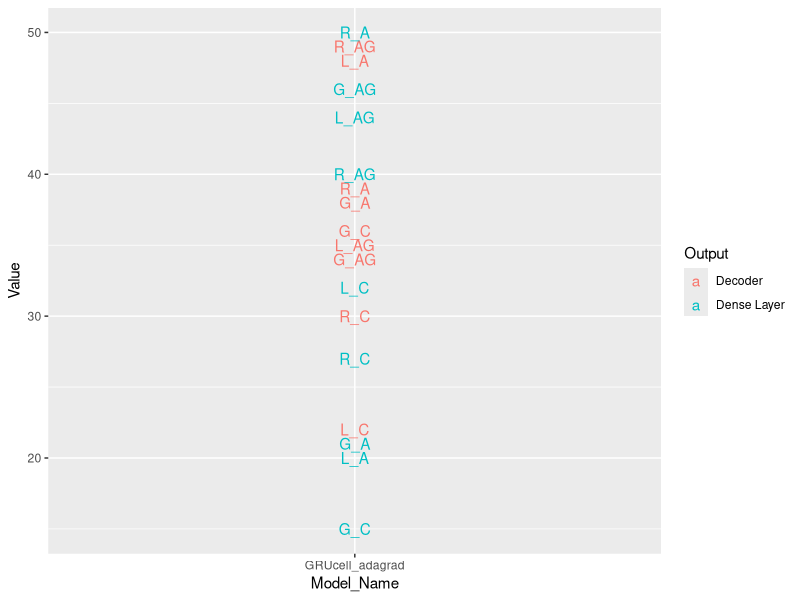

This figure's R source:
library(ggplot2)
library(reshape2)

cif <- read.csv(file="graph_plotter/data/CIF_Mean_SMAPE_Ranks_Output.csv", header=TRUE, sep=",")
kaggle <- read.csv(file="graph_plotter/data/Kaggle_Mean_SMAPE_Ranks_Output.csv", header=TRUE, sep=",")
m3 <- read.csv(file="graph_plotter/data/M3_Mean_SMAPE_Ranks_Output.csv", header=TRUE, sep=",")
nn5 <- read.csv(file="graph_plotter/data/NN5_Mean_SMAPE_Ranks_Output.csv", header=TRUE, sep=",")

melted_cif_data <- melt(cif, id.var='Model_Name')
melted_kaggle_data <- melt(kaggle, id.var='Model_Name')
melted_m3_data <- melt(m3, id.var='Model_Name')
melted_nn5_data <- melt(nn5, id.var='Model_Name')

# ggplot() +
#   geom_text(data=melted_cif_data, aes(x=Model_Name, y=value, col=variable, label=substring(variable, 1, 1)), color='springgreen4') +
#   geom_text(data=melted_kaggle_data, aes(x=Model_Name, y=value, col=variable, label=substring(variable, 1, 1)), color='blue') +
#   geom_text(data=melted_m3_data, aes(x=Model_Name, y=value, col=variable, label=substring(variable, 1, 1)), color="red") +
#   geom_text(data=melted_nn5_data, aes(x=Model_Name, y=value, col=variable, label=substring(variable, 1, 1)), color="orange1") +
#   theme(axis.text.x = element_text(angle = 90, hjust = 1)) + ggtitle("Mean SMAPE Ranks") +
#    xlab("Model") + ylab("Rank")
#
# ggplot() +
#   geom_text(data=melted_cif_data, aes(x=Model_Name, y=value, col=variable, label=variable), color='springgreen4') +
#   geom_text(data=melted_kaggle_data, aes(x=Model_Name, y=value, col=variable, label=variable), color='blue') +
#   geom_text(data=melted_m3_data, aes(x=Model_Name, y=value, col=variable, label=variable), color="red") +
#   geom_text(data=melted_nn5_data, aes(x=Model_Name, y=value, col=variable, label=variable), color="orange1") +
#   theme(axis.text.x = element_text(angle = 90, hjust = 1)) + ggtitle("Mean SMAPE Ranks") +
#    xlab("Model") + ylab("Rank")

# ggplot(data=melted_kaggle_data, aes(x=Model_Name, y=value, color=variable)) + geom_jitter(position=position_jitter(0)) + xlab("Wikipedia Web Traffic") + ylab("SMAPE Rank") +  theme(axis.text.x=element_blank(),
#                                                                                                                                                                      axis.ticks.x=element_blank())
ggplot() +
  # geom_text(data=melted_cif_data, aes(x=Model_Name, y=value, color=variable, label=x)) +
  # geom_text(data=melted_kaggle_data, aes(x=Model_Name, y=value, color=variable, label="k"))+
  geom_text(data=nn5, aes(x=Model_Name, y=Value, color=Output, label=x))+
  # geom_text(data=melted_m3_data, aes(x=Model_Name, y=value, color=variable, label="M3"))+
  geom_jitter(position=position_jitter(0.2))
